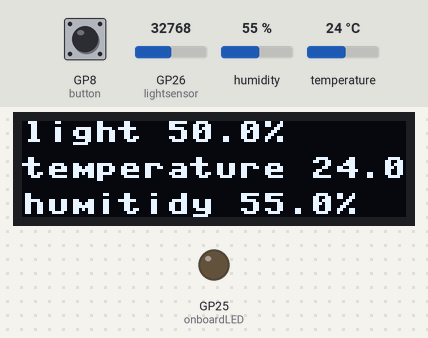
A program run on a simulated Raspberry Pi Pico running MicroPython. On the bench: 128×32 one-colour display, output pins drawn as LEDs (lit = HIGH). The test bench sets the inputs (shaded band); at power-on: GP8 (button) LOW, GP26 (lightsensor) = 32768, humidity 55 %, temperature 24 °C (analog values on the 0–65535 scale). Library files of the repository ran but are not shown: ssd1306.py; what the program prints to the serial console is not drawn.

Above: at 2.2 s.
2.3 s: GP8 (button) pulled HIGH for 2.35 s
At 2.8 s:
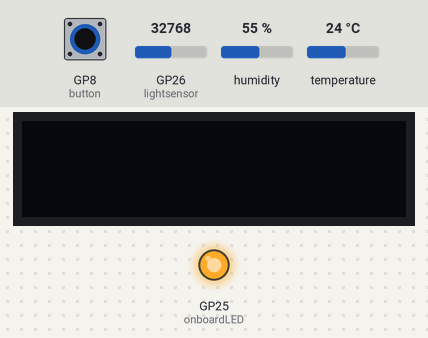
6.1 s: GP8 (button) pulled HIGH for 2.35 s
At 6.9 s:
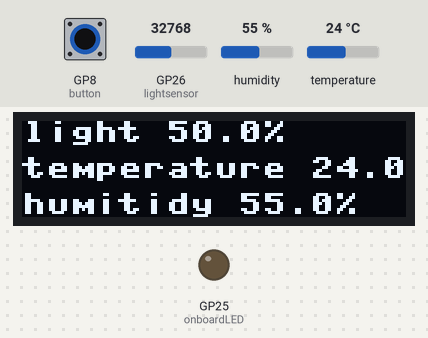
9.9 s: GP26 (lightsensor) set to 45874
At 12.2 s:
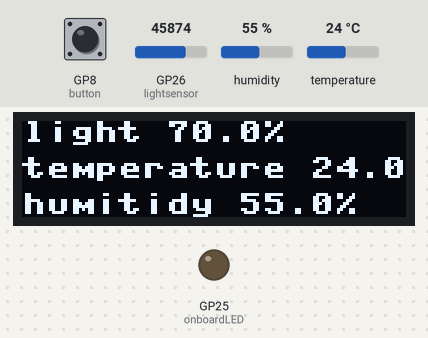
12.6 s: humidity set to 22 %
At 14.5 s:
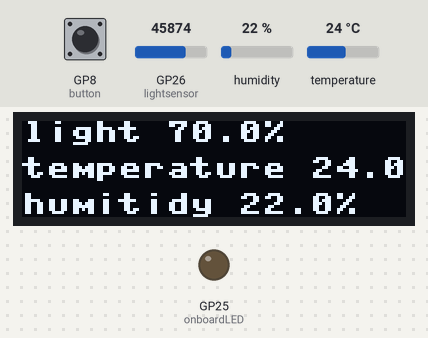
15.3 s: temperature set to 12 °C
At 18.1 s:
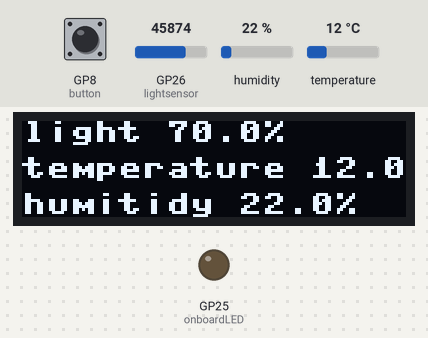
18.5 s: GP26 (lightsensor) set to 57670
At 20.1 s:
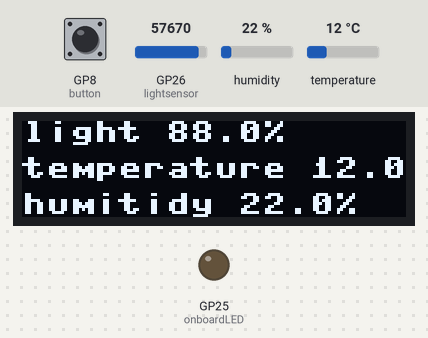
Timing chart, 0 to 21.6 s (numbered marks = the images above; inputs shaded):
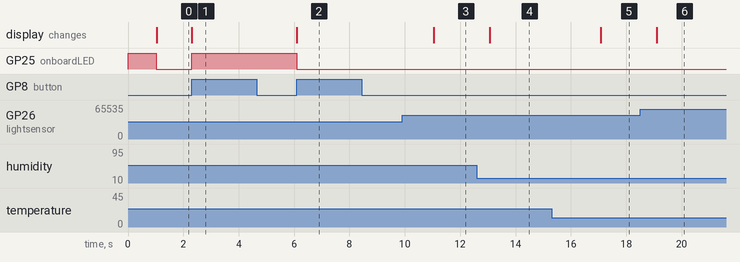

Measured:
- after the input at 2.3 s, GP25 (onboardLED): LOW → HIGH at once; the display: changes at once (image 1)
- after the input at 6.1 s, GP25 (onboardLED): HIGH → LOW at once; the display: changes at once (image 2)
- after the input at 9.9 s, the display: changes after 1.1 s (image 3)
- after the input at 12.6 s, the display: changes after 0.46 s (image 4)
- after the input at 15.3 s, the display: changes after 1.8 s (image 5)
- after the input at 18.5 s, the display: changes after 0.59 s (image 6)

The program:

day11-with-ky015.py
```python
# Imports
from machine import Pin, I2C, ADC
from ssd1306 import SSD1306_I2C
from ky015 import DHT11, InvalidPulseCount
import time

# Set up I2C and the pins we're using for it
i2c=I2C(0,sda=Pin(0), scl=Pin(1), freq=400000)
button = Pin(8, Pin.IN, Pin.PULL_DOWN)
lightsensor = ADC(Pin(26))
th_sensor = DHT11(Pin(27, Pin.OUT, Pin.PULL_DOWN))
onboardLED = Pin(25, Pin.OUT)

onboardLED.value(1)
# Short delay to stop I2C falling over
time.sleep(1)

# Define the display and size (128x32)
display = SSD1306_I2C(128, 32, i2c)

enable_display = True
last_press = 0
debounce_ms = 1000

def swap_display_state():
    global enable_display
    print(f"swap screen to {enable_display}")
    if enable_display:
        onboardLED.value(0)
        display.poweron()
    else:
        onboardLED.value(1)
        display.poweroff()

def button_handle(p):
    global enable_display
    global last_press
    now = time.ticks_ms()

    print("", end="\r")

    if time.ticks_diff(now, last_press) < debounce_ms:
        return  # debounce

    last_press = now
    enable_display = not enable_display
    swap_display_state()

def main():
    prev_light = 0
    prev_temp = 0
    prev_hum = 0

    button.irq(lambda p:button_handle(p), Pin.PULL_DOWN)

    while True:
        # Delay
        if prev_light != 0 or prev_temp != 0 or prev_hum != 0:
            time.sleep(2)
        else:
            onboardLED.value(0)

        light = round((lightsensor.read_u16())/65535*100,1)

        try:
            t = th_sensor.temperature
            h = th_sensor.humidity
        except InvalidPulseCount:
            print("Couldn't connect to the temperature sensor - InvalidPulseCount")
            t = 0
            h = 0

        if abs(prev_light - light) < 0.3 and abs(prev_temp - t) < 0.5 and abs(prev_hum - h) < 0.5:
            continue

        prev_light = light
        prev_hum = h
        prev_temp = t
        # Print the light reading percentage
        print(light)

        if not enable_display:
            continue

        # Clear the display
        display.fill(0)

        # Write two lines to the display
        # The line turns our light variable into a string, and adds '%' to the end
        display.text(f"light {light}%", 0, 0)
        display.text(f"temperature {t}", 0, 12)
        display.text(f"humitidy {h}%", 0, 24)

        # Update the display
        display.show()


main()
```
